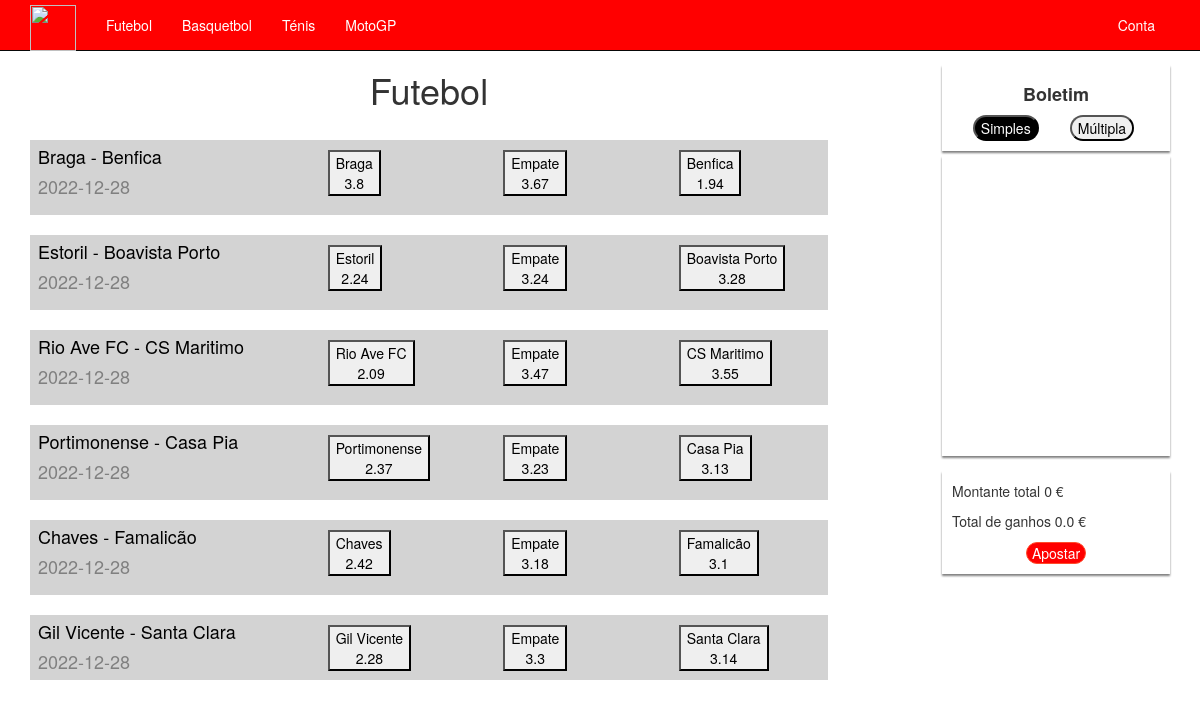
The page /games/football/ on the database its author committed.
### RasBet/models.py (models this page shows)
class TeamGame(db.Model):
    id = db.Column(db.Integer, primary_key=True)
    game_id = db.Column(db.ForeignKey(Game.id))
    team_home = db.Column(db.String(75), nullable=False)
    team_away = db.Column(db.String(75), nullable=False)
    odd_home = db.Column(db.Float)
    odd_draw = db.Column(db.Float)
    odd_away = db.Column(db.Float)
    result = db.Column(db.Enum(TeamSide))
    datetime = db.Column(db.DateTime, nullable=False)

### RasBet/views.py (the view)
@app.route('/games/<_type>/')
def games(_type):
    game_type = None
    try:
        enum_game_type = GameType(int(_type))
    except ValueError:
        try:
            enum_game_type = GameType[_type.lower()]
        except KeyError:
            abort(404, "Jogo não existente")
    game_type = enum_game_type.value
    _games = db.session.execute(
        f"SELECT * FROM {'no_' if not game_type.is_team_game else ''}team_game WHERE game_id IN (SELECT id FROM game WHERE game_type='{enum_game_type.name}' AND datetime >= DATETIME('now') AND game_status != 'closed')").all()
    games = {row.game_id:row for row in _games}
    if not game_type.is_team_game:
        for row in _games:
            players_list = db.session.execute(
                f"SELECT * FROM no_team_game_player WHERE no_team_game_id = '{row.game_id}'")
            games[row.game_id]['players'] = players_list
    if 'tmp_bets' not in session:
        session['tmp_bets'] = TmpBets()
    return render_template(f'game_{game_type.value}.html', games=games)

### RasBet/templates/game_1.html (shortened to what this page needs)
{% extends "layout.html" %}
{% block content %}
{% if session['type'] == "admin" %}
{% else %}
<div style="float: left; width:70%; height:100%">
    <h1 style="text-align:center">Futebol</h1>
    <div style="overflow:auto; height:auto; width:100%; height:560px">
        {% for game in games.values() %}
        <div style="background-color: lightgray; margin: 20px 0;color:black ; height:75px">
            <div style="height:5px">
            </div>
            <div style="margin-left:1%;float:left; width:33%">
                <div id="myBtn-{{loop.index}}" onclick="showStats('{{loop.index}}')">
                    <h4 style="margin-top:1%"> {{ game.team_home }} - {{game.team_away}}</h4>
                </div>
                <h4 style="color:gray"> {{ game.datetime.split(' ', 1)[0] }}  </h4>
            </div>
            {% if session['tmp_bets'].is_multiple_selected %}
            {% if not session['tmp_bets'].betbutton %}
            <div style="display: flex; margin-top: 5px">
                <form action="/bet/tmp/add/" method="post" style="margin-left:5%; width:30%">
                    <input type="hidden" value=" {{ game.id }}" name="game_id" style="display:none" />
                    <input type="hidden" value=" {{ game.odd_home }}" name="odd" style="display:none" />
                    <input type="hidden" value="home" name="bet_team" style="display:none" />
                    <button type="submit" onclick="this.style.backgroundColor = 'red';">
                        {{ game.team_home }}
                        <p style="margin-bottom:0px"> {{ game.odd_home }} </p>
                    </button>
                </form>
                <form action="/bet/tmp/add/" method="post" style="margin-left:5%; width:30%">
                    <input type="hidden" value=" {{ game.id }}" name="game_id" style="display:none" />
                    <input type="hidden" value=" {{ game.odd_draw }}" name="odd" style="display:none" />
                    <input type="hidden" value="draw" name="bet_team" style="display:none" />
                    <button type="submit" onclick="this.style.backgroundColor = 'red';">
                        Empate
                        <p style="margin-bottom:0px"> {{ game.odd_draw }} </p>
                    </button>
                </form>
                <form action="/bet/tmp/add/" method="post" style="margin-left:5%; width:30%">
                    <input type="hidden" value=" {{ game.id }}" name="game_id" style="display:none" />
                    <input type="hidden" value=" {{ game.odd_away }}" name="odd" style="display:none" />
                    <input type="hidden" value="away" name="bet_team" style="display:none" />
                    <button type="submit" onclick="this.style.backgroundColor = 'red';">
                        {{ game.team_away }}
                        <p style="margin-bottom:0px"> {{ game.odd_away }} </p>
                    </button>
                </form>
            </div>
            {% else %}
            {% if session['tmp_bets'].betbutton[0] == 1 %}
            <div style="display: flex; margin-top: 5px">
                <div style="margin-left: 5%; width: 30%">
                    <button style="background-color: red">
                        {{ game.team_home }}
                        <p style="margin-bottom:0px"> {{ game.odd_home }} </p>
                    </button>
                </div>
                <div style="margin-left: 5%; width: 30%">
                    <button>
                        Empate
                        <p style="margin-bottom:0px"> {{ game.odd_draw }} </p>
                    </button>
                </div>
                <div style="margin-left: 5%; width: 30%">
                    <button>
                        {{ game.team_away }}
                        <p style="margin-bottom:0px"> {{ game.odd_away }} </p>
                    </button>
                </div>
            </div>
            {% elif session['tmp_bets'].betbutton[1] == 1%}
            <div style="display: flex; margin-top: 5px;">
                <div style="margin-left: 5%; width: 30%">
                    <button>
                        {{ game.team_home }}
                        <p style="margin-bottom:0px"> {{ game.odd_home }} </p>
                    </button>
                </div>
                <div style="margin-left: 5%; width: 30%">
                    <button style="background-color: red">
                        Empate
                        <p style="margin-bottom:0px"> {{ game.odd_draw }} </p>
                    </button>
                </div>
                <div style="margin-left: 5%; width: 30%">
                    <button>
                        {{ game.team_away }}
                        <p style="margin-bottom:0px"> {{ game.odd_away }} </p>
                    </button>
                </div>
            </div>
            {% elif session['tmp_bets'].betbutton[2] == 1%}
            <div style="display: flex; margin-top: 5px">
                <div style="margin-left: 5%; width: 30%">
                    <button>
                        {{ game.team_home }}
                        <p style="margin-bottom:0px"> {{ game.odd_home }} </p>
                    </button>
                </div>
                <div style="margin-left: 5%; width: 30%">
                    <button>
                        Empate
                        <p style="margin-bottom:0px"> {{ game.odd_draw }} </p>
                    </button>
                </div>
                <div style="margin-left: 5%; width: 30%">
                    <button style="background-color: red">
                        {{ game.team_away }}
                        <p style="margin-bottom:0px"> {{ game.odd_away }} </p>
                    </button>
                </div>
            </div>
            {% endif %}
            {% endif %}
            {% else %}
            {% if not session['tmp_bets'].betbutton %}
            <div style="display: flex; margin-top: 5px">
                <form action="/bet/tmp/add/" method="post" style="margin-left:5%; width:30%">
                    <button type="submit" onclick="this.style.backgroundColor = 'red';">
                        {{ game.team_home }}
                        <p style="margin-bottom:0px"> {{ game.odd_home }} </p>
                    </button>
                </form>
                <form action="/bet/tmp/add/" method="post" style="margin-left:5%; width:30%">
                    <button type="submit" onclick="this.style.backgroundColor = 'red';">
                        Empate
                        <p style="margin-bottom:0px"> {{ game.odd_draw }} </p>
                    </button>
                </form>
                <form action="/bet/tmp/add/" method="post" style="margin-left:5%; width:30%">
                    <button type="submit" onclick="this.style.backgroundColor = 'red';">
                        {{ game.team_away }}
                        <p style="margin-bottom:0px"> {{ game.odd_away }} </p>
                    </button>
                </form>
            </div>
            {% endif %}
            {% endif %}
            <div style="height:5px"></div>
        </div>
        {% endfor %}
    </div>
</div>
{%endif%}
<div style="height:15px"></div>
    {% endblock %}

### rows shown on the page
TeamGame: team_home "Braga", team_away "Benfica", datetime "2022-12-28", odd_home "3.8", odd_draw "3.67", odd_away "1.94"
TeamGame: team_home "Estoril", team_away "Boavista Porto", datetime "2022-12-28", odd_home "2.24", odd_draw "3.24", odd_away "3.28"
TeamGame: team_home "Rio Ave FC", team_away "CS Maritimo", datetime "2022-12-28", odd_home "2.09", odd_draw "3.47", odd_away "3.55"
TeamGame: team_home "Portimonense", team_away "Casa Pia", datetime "2022-12-28", odd_home "2.37", odd_draw "3.23", odd_away "3.13"
TeamGame: team_home "Chaves", team_away "Famalicão", datetime "2022-12-28", odd_home "2.42", odd_draw "3.18", odd_away "3.1"
TeamGame: team_home "Gil Vicente", team_away "Santa Clara", datetime "2022-12-28", odd_home "2.28", odd_draw "3.3", odd_away "3.14"

### other values the page prints
{{ session["tmp_bets"].total_simple_ammount() }} "0"
{{ session["tmp_bets"].total_gains() }} "0.0"
